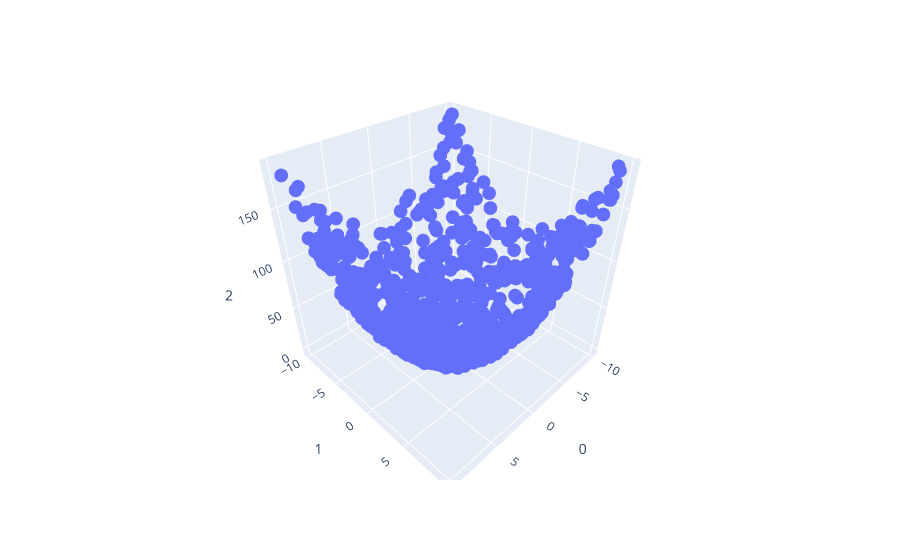

Notebook source saved alongside this figure:
### Code cell
rand = np.random.default_rng(42)


a = -10
b = 10
n = 1000

#Our target function f
def f(x,y):
    return x**2+y**2

def g(x,y):
    return np.sqrt(abs(1-x**2-y**2))

def h(x,y):
    return 1/(1+25*x**2)



xcoords = rand.uniform(low=a,high=b,size=(n,1))
ycoords = rand.uniform(low=a,high=b,size=(n,1))

zcoords = f(xcoords,ycoords)

dataset = np.concatenate((xcoords,ycoords,zcoords),axis=1)

#formatting coords for input
TestTrainSplit = 0.8
batches = 5
SplitIndex = int(TestTrainSplit*n)
TrainData  = dataset[:SplitIndex]
TestData = dataset[SplitIndex:]

noise = rand.normal(loc=0,scale=1,size=(SplitIndex,1))
TrainData[:,-1] = (TrainData[:,-1].reshape(SplitIndex,1) + noise).reshape(SplitIndex)


#scaling the dataset
mean = np.mean(TrainData,0)
SD = np.std(TrainData,0)

ScaledTrainData = (TrainData - mean)/SD

TrainDataBatches = np.split(TrainData,batches)

#Simple scatter plot for visualisation
fig = px.scatter_3d(TrainData,x=0,y=1,z=2)
fig.show()

### Figure 1 — Plotly figure (JSON) as saved in the notebook; plotly's stock layout.template omitted (floating-point values rounded to 4 significant figures; data arrays with more than 128 entries replaced by an {"elided": "..."} marker saying what was removed)
{"data": [{"hovertemplate": "0=%{x}<br>1=%{y}<br>2=%{z}<extra></extra>", "legendgroup": "", "marker": {"color": "#636efa", "symbol": "circle"}, "mode": "markers", "name": "", "scene": "scene", "showlegend": false, "type": "scatter3d", "x": {"elided": "800 float values"}, "y": {"elided": "800 float values"}, "z": {"elided": "800 float values"}}], "layout": {"legend": {"tracegroupgap": 0}, "margin": {"t": 60}, "scene": {"domain": {"x": [0, 1], "y": [0, 1]}, "xaxis": {"title": {"text": "0"}}, "yaxis": {"title": {"text": "1"}}, "zaxis": {"title": {"text": "2"}}}}}
